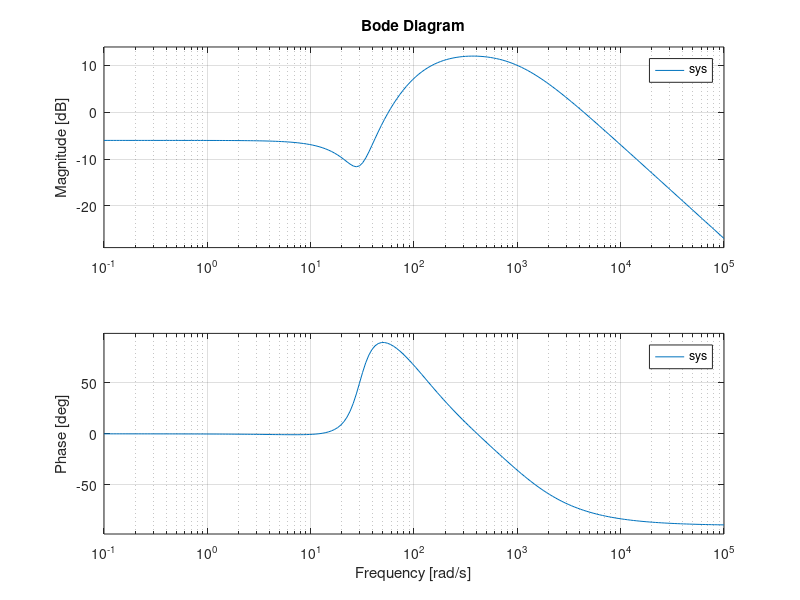
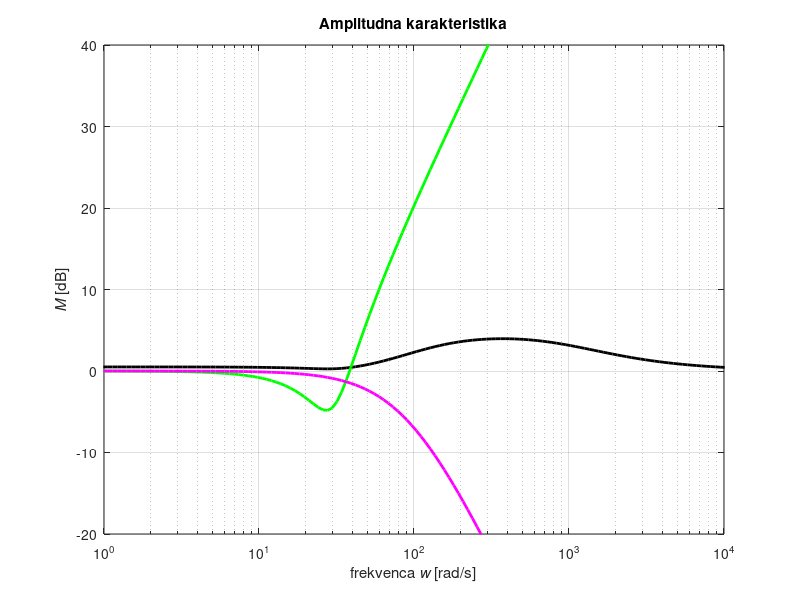
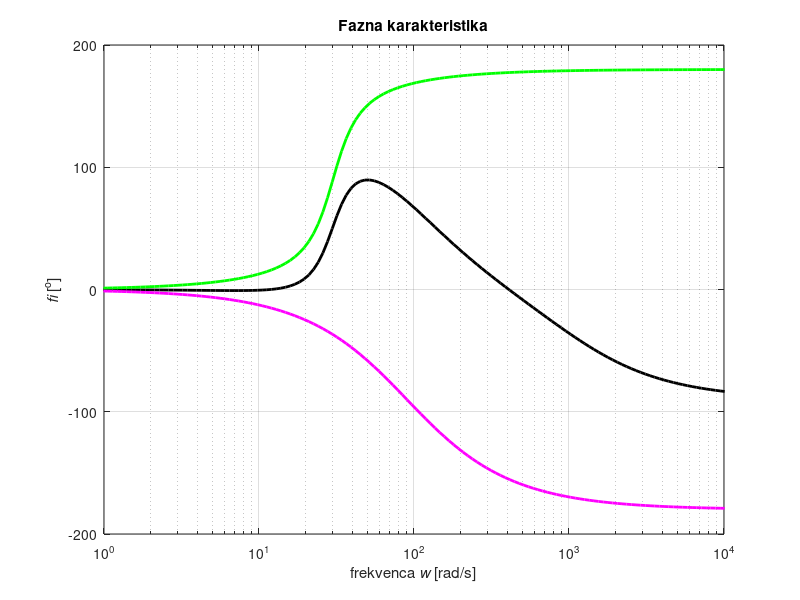

Source code (MATLAB) for these figures, in order:
clear all; close all;


numer = 4500 * [1 18 900]
denom = [1 1180 188100 8100000]
%denom=conv([1/9600^2 1.8502/9600 1.2209],[1/9600^2 0.41128/9600 0.65519])

sys = tf(numer,denom);

#First part
fig1 = figure(1);
w = logspace(-1, 5, 200); % 900 pt w vector from 1krad/s (10^1) to 1Mrad/s (10^18)
[mag_basic, phase_basic] = bode(sys, w);
bode(sys, w)
pause(1);


#Upper
num1 = [1/900 18/900 1]; 
den1 = [1];
sys1 = tf(num1,den1);
[mag1, phase1] = bode(sys1, w);
dbmag1 = 20*log10(mag1);

#Downner
num2 = [1]; 
den2 = [1/8100 180/8100 1];
sys2 = tf(num2, den2);
[mag2, phase2] = bode(sys2, w);
dbmag2 = 20*log10(mag2);
dbamp_test = 20*log10(30)


fig2 = figure(2);
 
  
  semilogx(w, mag_basic,  'k', 'LineWidth', 2); 
  hold on;
       
  semilogx(w, dbmag1, 'g', 'LineWidth', 2); 
  hold on;
 
  semilogx(w, dbmag2, 'm', 'LineWidth', 2);
  hold on;
 
  axis([1e0 1e4 -20 40]);
  xlabel('frekvenca {\itw} [rad/s]'); 
  ylabel('{\itM} [dB]');
  grid on; title('Amplitudna karakteristika');
pause(2);

fig3 = figure(3);

 semilogx(w, phase_basic,  'k', 'LineWidth', 2); 
 hold on;
 
 semilogx(w, phase1, 'g', 'LineWidth', 2); 
 hold on;
 
 semilogx(w, phase2, 'm', 'LineWidth', 2); 
 hold on;
 
 axis([1e0 1e4 -200 200]);
 xlabel('frekvenca {\itw} [rad/s]'); 
 ylabel('{\itfi} [^o]');
 grid on; title('Fazna karakteristika')
 pause(3);
 
#Second part
